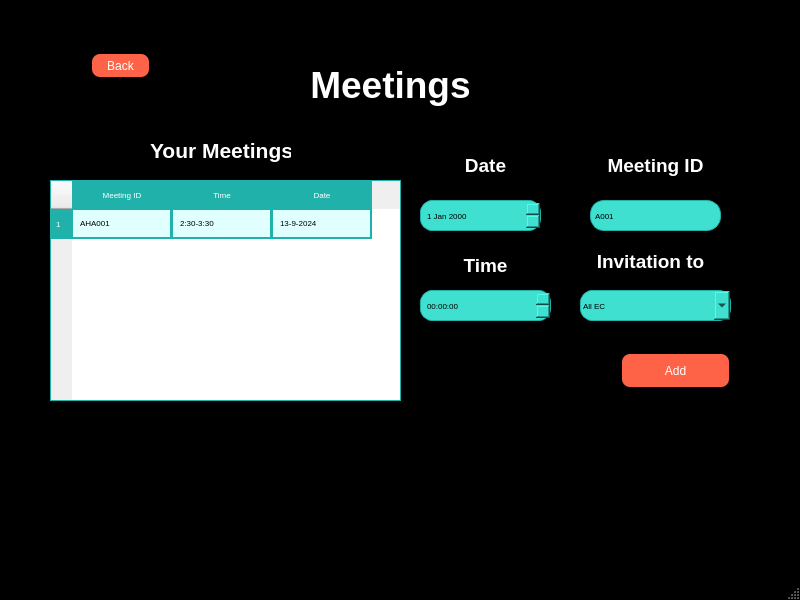
<?xml version="1.0" encoding="UTF-8"?>
<ui version="4.0">
 <class>MainWindow</class>
 <widget class="QMainWindow" name="MainWindow">
  <property name="geometry">
   <rect>
    <x>0</x>
    <y>0</y>
    <width>800</width>
    <height>600</height>
   </rect>
  </property>
  <property name="palette">
   <palette>
    <active>
     <colorrole role="WindowText">
      <brush brushstyle="SolidPattern">
       <color alpha="255">
        <red>255</red>
        <green>255</green>
        <blue>255</blue>
       </color>
      </brush>
     </colorrole>
     <colorrole role="Button">
      <brush brushstyle="SolidPattern">
       <color alpha="255">
        <red>0</red>
        <green>0</green>
        <blue>0</blue>
       </color>
      </brush>
     </colorrole>
     <colorrole role="Light">
      <brush brushstyle="SolidPattern">
       <color alpha="255">
        <red>0</red>
        <green>0</green>
        <blue>0</blue>
       </color>
      </brush>
     </colorrole>
     <colorrole role="Midlight">
      <brush brushstyle="SolidPattern">
       <color alpha="255">
        <red>0</red>
        <green>0</green>
        <blue>0</blue>
       </color>
      </brush>
     </colorrole>
     <colorrole role="Dark">
      <brush brushstyle="SolidPattern">
       <color alpha="255">
        <red>0</red>
        <green>0</green>
        <blue>0</blue>
       </color>
      </brush>
     </colorrole>
     <colorrole role="Mid">
      <brush brushstyle="SolidPattern">
       <color alpha="255">
        <red>0</red>
        <green>0</green>
        <blue>0</blue>
       </color>
      </brush>
     </colorrole>
     <colorrole role="Text">
      <brush brushstyle="SolidPattern">
       <color alpha="255">
        <red>255</red>
        <green>255</green>
        <blue>255</blue>
       </color>
      </brush>
     </colorrole>
     <colorrole role="BrightText">
      <brush brushstyle="SolidPattern">
       <color alpha="255">
        <red>255</red>
        <green>255</green>
        <blue>255</blue>
       </color>
      </brush>
     </colorrole>
     <colorrole role="ButtonText">
      <brush brushstyle="SolidPattern">
       <color alpha="255">
        <red>255</red>
        <green>255</green>
        <blue>255</blue>
       </color>
      </brush>
     </colorrole>
     <colorrole role="Base">
      <brush brushstyle="SolidPattern">
       <color alpha="255">
        <red>0</red>
        <green>0</green>
        <blue>0</blue>
       </color>
      </brush>
     </colorrole>
     <colorrole role="Window">
      <brush brushstyle="SolidPattern">
       <color alpha="255">
        <red>0</red>
        <green>0</green>
        <blue>0</blue>
       </color>
      </brush>
     </colorrole>
     <colorrole role="Shadow">
      <brush brushstyle="SolidPattern">
       <color alpha="255">
        <red>0</red>
        <green>0</green>
        <blue>0</blue>
       </color>
      </brush>
     </colorrole>
     <colorrole role="AlternateBase">
      <brush brushstyle="SolidPattern">
       <color alpha="255">
        <red>0</red>
        <green>0</green>
        <blue>0</blue>
       </color>
      </brush>
     </colorrole>
     <colorrole role="ToolTipBase">
      <brush brushstyle="SolidPattern">
       <color alpha="255">
        <red>255</red>
        <green>255</green>
        <blue>220</blue>
       </color>
      </brush>
     </colorrole>
     <colorrole role="ToolTipText">
      <brush brushstyle="SolidPattern">
       <color alpha="255">
        <red>0</red>
        <green>0</green>
        <blue>0</blue>
       </color>
      </brush>
     </colorrole>
    </active>
    <inactive>
     <colorrole role="WindowText">
      <brush brushstyle="SolidPattern">
       <color alpha="255">
        <red>255</red>
        <green>255</green>
        <blue>255</blue>
       </color>
      </brush>
     </colorrole>
     <colorrole role="Button">
      <brush brushstyle="SolidPattern">
       <color alpha="255">
        <red>0</red>
        <green>0</green>
        <blue>0</blue>
       </color>
      </brush>
     </colorrole>
     <colorrole role="Light">
      <brush brushstyle="SolidPattern">
       <color alpha="255">
        <red>0</red>
        <green>0</green>
        <blue>0</blue>
       </color>
      </brush>
     </colorrole>
     <colorrole role="Midlight">
      <brush brushstyle="SolidPattern">
       <color alpha="255">
        <red>0</red>
        <green>0</green>
        <blue>0</blue>
       </color>
      </brush>
     </colorrole>
     <colorrole role="Dark">
      <brush brushstyle="SolidPattern">
       <color alpha="255">
        <red>0</red>
        <green>0</green>
        <blue>0</blue>
       </color>
      </brush>
     </colorrole>
     <colorrole role="Mid">
      <brush brushstyle="SolidPattern">
       <color alpha="255">
        <red>0</red>
        <green>0</green>
        <blue>0</blue>
       </color>
      </brush>
     </colorrole>
     <colorrole role="Text">
      <brush brushstyle="SolidPattern">
       <color alpha="255">
        <red>255</red>
        <green>255</green>
        <blue>255</blue>
       </color>
      </brush>
     </colorrole>
     <colorrole role="BrightText">
      <brush brushstyle="SolidPattern">
       <color alpha="255">
        <red>255</red>
        <green>255</green>
        <blue>255</blue>
       </color>
      </brush>
     </colorrole>
     <colorrole role="ButtonText">
      <brush brushstyle="SolidPattern">
       <color alpha="255">
        <red>255</red>
        <green>255</green>
        <blue>255</blue>
       </color>
      </brush>
     </colorrole>
     <colorrole role="Base">
      <brush brushstyle="SolidPattern">
       <color alpha="255">
        <red>0</red>
        <green>0</green>
        <blue>0</blue>
       </color>
      </brush>
     </colorrole>
     <colorrole role="Window">
      <brush brushstyle="SolidPattern">
       <color alpha="255">
        <red>0</red>
        <green>0</green>
        <blue>0</blue>
       </color>
      </brush>
     </colorrole>
     <colorrole role="Shadow">
      <brush brushstyle="SolidPattern">
       <color alpha="255">
        <red>0</red>
        <green>0</green>
        <blue>0</blue>
       </color>
      </brush>
     </colorrole>
     <colorrole role="AlternateBase">
      <brush brushstyle="SolidPattern">
       <color alpha="255">
        <red>0</red>
        <green>0</green>
        <blue>0</blue>
       </color>
      </brush>
     </colorrole>
     <colorrole role="ToolTipBase">
      <brush brushstyle="SolidPattern">
       <color alpha="255">
        <red>255</red>
        <green>255</green>
        <blue>220</blue>
       </color>
      </brush>
     </colorrole>
     <colorrole role="ToolTipText">
      <brush brushstyle="SolidPattern">
       <color alpha="255">
        <red>0</red>
        <green>0</green>
        <blue>0</blue>
       </color>
      </brush>
     </colorrole>
    </inactive>
    <disabled>
     <colorrole role="WindowText">
      <brush brushstyle="SolidPattern">
       <color alpha="255">
        <red>0</red>
        <green>0</green>
        <blue>0</blue>
       </color>
      </brush>
     </colorrole>
     <colorrole role="Button">
      <brush brushstyle="SolidPattern">
       <color alpha="255">
        <red>0</red>
        <green>0</green>
        <blue>0</blue>
       </color>
      </brush>
     </colorrole>
     <colorrole role="Light">
      <brush brushstyle="SolidPattern">
       <color alpha="255">
        <red>0</red>
        <green>0</green>
        <blue>0</blue>
       </color>
      </brush>
     </colorrole>
     <colorrole role="Midlight">
      <brush brushstyle="SolidPattern">
       <color alpha="255">
        <red>0</red>
        <green>0</green>
        <blue>0</blue>
       </color>
      </brush>
     </colorrole>
     <colorrole role="Dark">
      <brush brushstyle="SolidPattern">
       <color alpha="255">
        <red>0</red>
        <green>0</green>
        <blue>0</blue>
       </color>
      </brush>
     </colorrole>
     <colorrole role="Mid">
      <brush brushstyle="SolidPattern">
       <color alpha="255">
        <red>0</red>
        <green>0</green>
        <blue>0</blue>
       </color>
      </brush>
     </colorrole>
     <colorrole role="Text">
      <brush brushstyle="SolidPattern">
       <color alpha="255">
        <red>0</red>
        <green>0</green>
        <blue>0</blue>
       </color>
      </brush>
     </colorrole>
     <colorrole role="BrightText">
      <brush brushstyle="SolidPattern">
       <color alpha="255">
        <red>255</red>
        <green>255</green>
        <blue>255</blue>
       </color>
      </brush>
     </colorrole>
     <colorrole role="ButtonText">
      <brush brushstyle="SolidPattern">
       <color alpha="255">
        <red>0</red>
        <green>0</green>
        <blue>0</blue>
       </color>
      </brush>
     </colorrole>
     <colorrole role="Base">
      <brush brushstyle="SolidPattern">
       <color alpha="255">
        <red>0</red>
        <green>0</green>
        <blue>0</blue>
       </color>
      </brush>
     </colorrole>
     <colorrole role="Window">
      <brush brushstyle="SolidPattern">
       <color alpha="255">
        <red>0</red>
        <green>0</green>
        <blue>0</blue>
       </color>
      </brush>
     </colorrole>
     <colorrole role="Shadow">
      <brush brushstyle="SolidPattern">
       <color alpha="255">
        <red>0</red>
        <green>0</green>
        <blue>0</blue>
       </color>
      </brush>
     </colorrole>
     <colorrole role="AlternateBase">
      <brush brushstyle="SolidPattern">
       <color alpha="255">
        <red>0</red>
        <green>0</green>
        <blue>0</blue>
       </color>
      </brush>
     </colorrole>
     <colorrole role="ToolTipBase">
      <brush brushstyle="SolidPattern">
       <color alpha="255">
        <red>255</red>
        <green>255</green>
        <blue>220</blue>
       </color>
      </brush>
     </colorrole>
     <colorrole role="ToolTipText">
      <brush brushstyle="SolidPattern">
       <color alpha="255">
        <red>0</red>
        <green>0</green>
        <blue>0</blue>
       </color>
      </brush>
     </colorrole>
    </disabled>
   </palette>
  </property>
  <property name="windowTitle">
   <string>MainWindow</string>
  </property>
  <widget class="QWidget" name="centralwidget">
   <widget class="QLabel" name="label_8">
    <property name="geometry">
     <rect>
      <x>260</x>
      <y>50</y>
      <width>261</width>
      <height>71</height>
     </rect>
    </property>
    <property name="styleSheet">
     <string notr="true">QLabel#label{
    font-size: 28px;
    font-weight: bold;
    color: #FFFFFF; /* white */
    text-align: center;
    font-family: &quot;Roboto&quot;;
}
</string>
    </property>
    <property name="text">
     <string>&lt;html&gt;&lt;head/&gt;&lt;body&gt;&lt;p align=&quot;center&quot;&gt;&lt;span style=&quot; font-size:28pt; font-weight:600; color:#ffffff;&quot;&gt;Meetings&lt;/span&gt;&lt;/p&gt;&lt;/body&gt;&lt;/html&gt;</string>
    </property>
   </widget>
   <widget class="QLabel" name="label_9">
    <property name="geometry">
     <rect>
      <x>150</x>
      <y>130</y>
      <width>141</width>
      <height>41</height>
     </rect>
    </property>
    <property name="styleSheet">
     <string notr="true">QLabel#label{
    font-size: 28px;
    font-weight: bold;
    color: #FFFFFF; /* white */
    text-align: center;
    font-family: &quot;Roboto&quot;;
}
</string>
    </property>
    <property name="text">
     <string>&lt;html&gt;&lt;head/&gt;&lt;body&gt;&lt;p align=&quot;center&quot;&gt;&lt;span style=&quot; font-size:16pt; font-weight:600; color:#ffffff;&quot;&gt;Your Meetings&lt;/span&gt;&lt;/p&gt;&lt;/body&gt;&lt;/html&gt;</string>
    </property>
   </widget>
   <widget class="QTableWidget" name="meetingsTable">
    <property name="geometry">
     <rect>
      <x>50</x>
      <y>180</y>
      <width>351</width>
      <height>221</height>
     </rect>
    </property>
    <property name="styleSheet">
     <string notr="true">QTableWidget#meetingsTable {
    background-color: #FFFFFF; /* Lighter, cool teal */
    border: 1px solid #20B2AA; /* Border color */
    color: black; /* Text color */
    font-size: 8px; /* Font size */
    font-family: &quot;Roboto&quot;; /* Font family */
    gridline-color: #20B2AA; /* Gridline color */
}

QHeaderView::section {
    background-color: #20B2AA; /* Darker teal for header background */
    color: white; /* Text color for header */
    padding: 4px;
    border: 1px solid #20B2AA; /* Border color for header */
    font-size: 8px; /* Font size for header */
    font-family: &quot;Roboto&quot;; /* Font family for header */
}

QTableWidget::item {
    background-color: #E0FFFF; /* Lighter background for items */
    border: 1px solid #20B2AA; /* Border color for items */
    padding: 4px;
}

QTableWidget::item:selected {
    background-color: #20B2AA; /* Background color for selected items */
    color: white; /* Text color for selected items */
}

QTableWidget::item:hover {
    background-color: #40E0D0; /* Background color for hovered items */
    color: black; /* Text color for hovered items */
}
</string>
    </property>
    <row>
     <property name="text">
      <string>1</string>
     </property>
    </row>
    <column>
     <property name="text">
      <string>Meeting ID</string>
     </property>
    </column>
    <column>
     <property name="text">
      <string>Time</string>
     </property>
    </column>
    <column>
     <property name="text">
      <string>Date</string>
     </property>
    </column>
    <item row="0" column="0">
     <property name="text">
      <string>AHA001</string>
     </property>
    </item>
    <item row="0" column="1">
     <property name="text">
      <string>2:30-3:30</string>
     </property>
    </item>
    <item row="0" column="2">
     <property name="text">
      <string>13-9-2024</string>
     </property>
    </item>
   </widget>
   <widget class="QDateEdit" name="dateEdit">
    <property name="geometry">
     <rect>
      <x>420</x>
      <y>200</y>
      <width>121</width>
      <height>31</height>
     </rect>
    </property>
    <property name="styleSheet">
     <string notr="true">QDateEdit {
    background-color: #40E0D0; /* Lighter, cool teal */
    border: 1px solid #20B2AA; /* Border color */
    color: black; /* Text color */
    font-size: 8px; /* Font size */
    font-family: &quot;Roboto&quot;; /* Font family */
    border-radius: 12px;
    padding: 4px;
}

QDateEdit:focus {
    border: 1px solid #20B2AA; /* Darker, cool teal for focus border */
    background-color: #E0FFFF; /* Lighter background on focus for contrast */
}
</string>
    </property>
   </widget>
   <widget class="QLabel" name="label_10">
    <property name="geometry">
     <rect>
      <x>420</x>
      <y>150</y>
      <width>131</width>
      <height>31</height>
     </rect>
    </property>
    <property name="styleSheet">
     <string notr="true">QLabel#label{
    font-size: 28px;
    font-weight: bold;
    color: #FFFFFF; /* white */
    text-align: center;
    font-family: &quot;Roboto&quot;;
}
</string>
    </property>
    <property name="text">
     <string>&lt;html&gt;&lt;head/&gt;&lt;body&gt;&lt;p align=&quot;center&quot;&gt;&lt;span style=&quot; font-size:14pt; font-weight:600; color:#ffffff;&quot;&gt;Date&lt;/span&gt;&lt;/p&gt;&lt;/body&gt;&lt;/html&gt;</string>
    </property>
   </widget>
   <widget class="QLabel" name="label_11">
    <property name="geometry">
     <rect>
      <x>420</x>
      <y>250</y>
      <width>131</width>
      <height>31</height>
     </rect>
    </property>
    <property name="styleSheet">
     <string notr="true">QLabel#label{
    font-size: 28px;
    font-weight: bold;
    color: #FFFFFF; /* white */
    text-align: center;
    font-family: &quot;Roboto&quot;;
}
</string>
    </property>
    <property name="text">
     <string>&lt;html&gt;&lt;head/&gt;&lt;body&gt;&lt;p align=&quot;center&quot;&gt;&lt;span style=&quot; font-size:14pt; font-weight:600; color:#ffffff;&quot;&gt;Time&lt;/span&gt;&lt;/p&gt;&lt;/body&gt;&lt;/html&gt;</string>
    </property>
   </widget>
   <widget class="QTimeEdit" name="timeEdit">
    <property name="geometry">
     <rect>
      <x>420</x>
      <y>290</y>
      <width>131</width>
      <height>31</height>
     </rect>
    </property>
    <property name="styleSheet">
     <string notr="true">QTimeEdit {
    background-color: #40E0D0; /* Lighter, cool teal */
    border: 1px solid #20B2AA; /* Border color */
    color: black; /* Text color */
    font-size: 8px; /* Font size */
    font-family: &quot;Roboto&quot;; /* Font family */
    border-radius: 12px;
    padding: 4px;
}

QTimeEdit:focus {
    border: 1px solid #20B2AA; /* Darker, cool teal for focus border */
    background-color: #E0FFFF; /* Lighter background on focus for contrast */
}
</string>
    </property>
   </widget>
   <widget class="QLabel" name="label_12">
    <property name="geometry">
     <rect>
      <x>590</x>
      <y>150</y>
      <width>131</width>
      <height>31</height>
     </rect>
    </property>
    <property name="styleSheet">
     <string notr="true">QLabel#label{
    font-size: 28px;
    font-weight: bold;
    color: #FFFFFF; /* white */
    text-align: center;
    font-family: &quot;Roboto&quot;;
}
</string>
    </property>
    <property name="text">
     <string>&lt;html&gt;&lt;head/&gt;&lt;body&gt;&lt;p align=&quot;center&quot;&gt;&lt;span style=&quot; font-size:14pt; font-weight:600; color:#ffffff;&quot;&gt;Meeting ID&lt;/span&gt;&lt;/p&gt;&lt;/body&gt;&lt;/html&gt;</string>
    </property>
   </widget>
   <widget class="QLineEdit" name="meetingIDLineEdit">
    <property name="geometry">
     <rect>
      <x>590</x>
      <y>200</y>
      <width>131</width>
      <height>31</height>
     </rect>
    </property>
    <property name="styleSheet">
     <string notr="true">QLineEdit {
    background-color: #40E0D0; /* Lighter, cool teal */
    border: 1px solid #20B2AA; /* Border color to match hover */
    color: black; /* Text color */
    padding: 2px;
    font-size: 8px;
    font-family: &quot;Roboto&quot;; /* Font family */
    border-radius: 14px;
}

QLineEdit:focus {
    border: 1px solid #20B2AA; /* Darker, cool teal for focus border */
    background-color: #E0FFFF; /* Lighter background on focus for contrast */
}
</string>
    </property>
    <property name="text">
     <string>A001</string>
    </property>
   </widget>
   <widget class="QPushButton" name="Add_pushButton">
    <property name="geometry">
     <rect>
      <x>620</x>
      <y>350</y>
      <width>111</width>
      <height>41</height>
     </rect>
    </property>
    <property name="styleSheet">
     <string notr="true">QPushButton#Add_pushButton {
    background-color: #FF6347; /* Tomato red */
    border: none;
    color: white; /* Text color */
    padding: 6px 10px; /* Smaller padding */
    text-align: center;
    text-decoration: none;
    display: inline-block;
    font-size: 12px; /* Smaller font */
    font-family: &quot;Roboto&quot;; /* Font family */
    margin: 4px 2px;
    cursor: pointer;
    border-radius: 8px; /* Smaller border radius */
}

QPushButton#Add_pushButton:hover {
    background-color: #FF4500; /* Darker red (OrangeRed) */
}
</string>
    </property>
    <property name="text">
     <string>Add</string>
    </property>
   </widget>
   <widget class="QPushButton" name="Back_pushButton">
    <property name="geometry">
     <rect>
      <x>90</x>
      <y>50</y>
      <width>61</width>
      <height>31</height>
     </rect>
    </property>
    <property name="styleSheet">
     <string notr="true">QPushButton#Back_pushButton {
    background-color: #FF6347; /* Tomato red */
    border: none;
    color: white; /* Text color */
    padding: 6px 10px; /* Smaller padding */
    text-align: center;
    text-decoration: none;
    display: inline-block;
    font-size: 12px; /* Smaller font */
    font-family: &quot;Roboto&quot;; /* Font family */
    margin: 4px 2px;
    cursor: pointer;
    border-radius: 8px; /* Smaller border radius */
}

QPushButton#Back_pushButton:hover {
    background-color: #FF4500; /* Darker red (OrangeRed) */
}
</string>
    </property>
    <property name="text">
     <string>Back</string>
    </property>
   </widget>
   <widget class="QComboBox" name="deptComboBox">
    <property name="geometry">
     <rect>
      <x>580</x>
      <y>290</y>
      <width>151</width>
      <height>31</height>
     </rect>
    </property>
    <property name="styleSheet">
     <string notr="true">QComboBox {
    background-color: #40E0D0; /* Lighter, cool teal */
    border: 1px solid #20B2AA; /* Border color to match hover */
    color: black; /* Text color */
    padding: 2px;
    font-size: 8px;
    font-family: &quot;Roboto&quot;; /* Font family */
    border-radius: 12px;
}


QComboBox:focus {
    border: 1px solid #20B2AA; /* Darker, cool teal for focus border */
    background-color: #E0FFFF; /* Lighter background on focus for contrast */
}
</string>
    </property>
    <item>
     <property name="text">
      <string>All EC</string>
     </property>
    </item>
    <item>
     <property name="text">
      <string>EC + Cabinet Chairs</string>
     </property>
    </item>
    <item>
     <property name="text">
      <string notr="true">Academic Affairs</string>
     </property>
    </item>
    <item>
     <property name="text">
      <string>Communications and Public Relations</string>
     </property>
    </item>
    <item>
     <property name="text">
      <string>Events </string>
     </property>
    </item>
    <item>
     <property name="text">
      <string>Food and Hygiene</string>
     </property>
    </item>
    <item>
     <property name="text">
      <string>Rights, Advocacy and Ethos</string>
     </property>
    </item>
   </widget>
   <widget class="QLabel" name="label_13">
    <property name="geometry">
     <rect>
      <x>580</x>
      <y>250</y>
      <width>141</width>
      <height>21</height>
     </rect>
    </property>
    <property name="styleSheet">
     <string notr="true">QLabel#label{
    font-size: 28px;
    font-weight: bold;
    color: #FFFFFF; /* white */
    text-align: center;
    font-family: &quot;Roboto&quot;;
}
</string>
    </property>
    <property name="text">
     <string>&lt;html&gt;&lt;head/&gt;&lt;body&gt;&lt;p align=&quot;center&quot;&gt;&lt;span style=&quot; font-size:14pt; font-weight:600; color:#ffffff;&quot;&gt;Invitation to&lt;/span&gt;&lt;/p&gt;&lt;/body&gt;&lt;/html&gt;</string>
    </property>
   </widget>
  </widget>
  <widget class="QMenuBar" name="menubar">
   <property name="geometry">
    <rect>
     <x>0</x>
     <y>0</y>
     <width>800</width>
     <height>18</height>
    </rect>
   </property>
  </widget>
  <widget class="QStatusBar" name="statusbar"/>
 </widget>
 <resources/>
 <connections/>
</ui>
